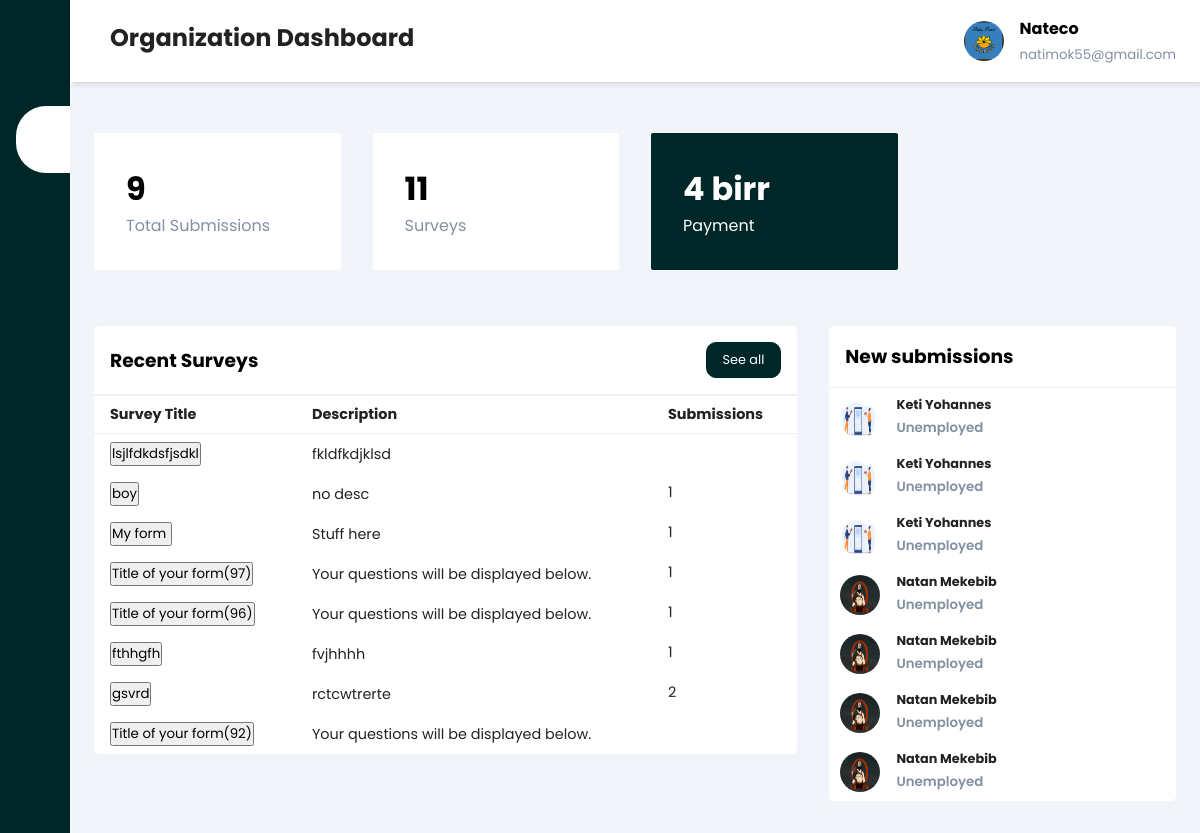
/Resources/html/orgdash.php (signed in), run on the app's committed database.
### tables this page shows
CREATE TABLE `orgs` (
  `o_name` varchar(256) NOT NULL,
  `o_id` int(11) NOT NULL,
  `o_email` varchar(256) NOT NULL,
  `o_password` varchar(256) NOT NULL,
  `o_surveys` int(11) UNSIGNED DEFAULT NULL,
  `o_payment` int(11) UNSIGNED DEFAULT NULL,
  `review_number` int(11) UNSIGNED DEFAULT NULL,
  `o_profilephoto` varchar(256) DEFAULT NULL
);

CREATE TABLE `survey` (
  `s_name` varchar(256) NOT NULL,
  `s_description` mediumtext NOT NULL,
  `s_id` int(11) NOT NULL,
  `s_occupation` varchar(256) NOT NULL,
  `s_age` int(3) UNSIGNED NOT NULL,
  `s_gender` varchar(1) NOT NULL,
  `s_content` longtext NOT NULL,
  `s_questions` mediumtext DEFAULT NULL,
  `filled_surveys` int(11) UNSIGNED DEFAULT NULL
);

CREATE TABLE `taken_surveys` (
  `s_id` int(11) NOT NULL,
  `u_id` int(11) NOT NULL,
  `u_input` mediumtext NOT NULL,
  `s_state` int(11) NOT NULL
);

CREATE TABLE `user` (
  `u_firstname` varchar(256) NOT NULL,
  `u_lastname` varchar(256) NOT NULL,
  `u_id` int(11) NOT NULL,
  `u_age` int(3) UNSIGNED DEFAULT NULL,
  `u_gender` varchar(1) NOT NULL,
  `u_occupation` varchar(256) NOT NULL,
  `u_email` varchar(256) NOT NULL,
  `u_password` varchar(256) NOT NULL,
  `u_profit` int(11) UNSIGNED DEFAULT NULL,
  `taken_survey` int(11) UNSIGNED DEFAULT NULL,
  `u_profilephoto` varchar(256) DEFAULT NULL
);

### Resources/html/orgdash.php (the view, shortened to what this page needs)
<?php
include '../php/db.inc.php';
$email = $_SESSION['email'];
$sql = "SELECT * FROM orgs WHERE o_email='$email';";
$result = mysqli_query($conn, $sql);
$resultcheck = mysqli_fetch_row($result);
$revqur = "SELECT SUM(filled_surveys) FROM survey WHERE s_id IN (SELECT s_id FROM survey_owner WHERE o_id='$resultcheck[1]');";
$revresult = mysqli_query($conn, $revqur);
$count = mysqli_fetch_row($revresult);
$revsavequr = "UPDATE orgs SET review_number='$count[0]' WHERE o_email='$email'";
mysqli_query($conn, $revsavequr);
?>
<!DOCTYPE html>
<html lang="en">
<head>
    <link rel="stylesheet" href="../css/orgdash.css">
    <link rel="stylesheet" href="https://maxst.icons8.com/vue-static/landings/line-awesome/line-awesome/1.3.0/css/line-awesome.min.css">
</head>
<body>
    <div class="sidebar">
        <div class="sidebar-brand">
            <h2>
            </h2>
        </div>
        <div class="sidebar-menu">
            <ul>
                <li>
                    <a href="" class="active"><span class="las la-igloo"></span><span>Dashboard</span></a>
                </li>
                <li>
                    <a href="showsurveys.php"><span class="las la-clipboard-list"></span><span>Surveys</span></a>
                </li>
                <li>
                    <a href="form.php"><span class="las la-shopping-bag"></span><span>Create +</span></a>
                </li>
                <li>
                    <a href="orgprofile-update.php"><span class="las la-user-circle"></span><span>Profile</span></a>
                </li>
                <li>
                    <a href="../../Resources/php/logout.php"><span class="las la-clipboard-list"></span><span>Log Out</span></a>
                </li>
            </ul>
        </div>
    </div>
    <div class="main-content">
        <header>
            <h2>
                <label for="nav-toggle">
                    <span class="las la-bars"></span>
                </label>
                Organization Dashboard
            </h2>
            <div class="user-wrapper">
                <?php
                if ($resultcheck[7] == '') {
                    echo '<img src="../images/userimg.png" width="40px" height="40px" alt="">';
                } else {
                    echo '<img src="uploaded-img/' . $resultcheck[7] . '" width="40px" height="40px" alt="">';
                }
                ?>
                <div>
                    <h4>
                        <?php
                        echo "$resultcheck[0] ";
                        ?>
                    </h4>
                    <small>
                        <?php
                        echo "$resultcheck[2] ";
                        ?>
                    </small>
                </div>
            </div>
        </header>
        <main>
            <div class="cards">
                <div class="card-single">
                    <div>
                        <h1>
                            <?php
                            echo "$resultcheck[6] ";
                            ?>
                        </h1>
                        <span>Total Submissions</span>
                    </div>
                </div>
                <div class="card-single">
                    <div>
                        <h1>
                            <?php
                            echo "$resultcheck[4] ";
                            ?>
                        </h1>
                        <span>Surveys</span>
                    </div>
                </div>
                <div class="card-single">
                    <div>
                        <h1>
                            <?php
                            echo "$resultcheck[5] birr";
                            ?>
                        </h1>
                        <span>Payment</span>
                    </div>
                </div>
            </div>
            <div class="recent-grid">
                <div class="projects">
                    <div class="card">
                        <div class="card-header">
                            <h3>Recent Surveys</h3>
                            <form action="showsurveys.php">
                                <button>
                                    See all <span class="las la-arrow-right"></span>
                                </button>
                            </form>
                        </div>
                        <div class="card-body">
                            <div class="table-responsive">
                                <table width="100%">
                                    <thead>
                                        <tr>
                                            <td>Survey Title</td>
                                            <td>Description</td>
                                            <td>Submissions</td>
                                        </tr>
                                    </thead>
                                    <tbody>
                                        <?php
                                        $querysurvey = "SELECT * FROM survey WHERE s_id IN (SELECT s_id FROM survey_owner WHERE o_id='$resultcheck[1]') ORDER BY s_id DESC LIMIT 8;";
                                        $queryresult = mysqli_query($conn, $querysurvey);
                                        $queryresultcheck = mysqli_num_rows($queryresult);
                                        if ($queryresultcheck > 0) {
                                            while ($row = mysqli_fetch_assoc($queryresult)) {
                                                echo "<tr><form action='showusers.php' method='POST'>
                                                <input type='hidden' value='" . $row['s_id'] . "' name='survey'>
                                            <td> <input type='submit' name='submit' value='" . $row['s_name'] . "'></td>
                                            <td>" . $row['s_description'] . "</td>
                                            <td>" . $row['filled_surveys'] . "</td>
                                        </form></tr>
                                        <tr>
                                        <td style='display:none;'>ldsfkjflj</td>
                                        <td style='display:none;'>ldsfkjflj</td><td style='display:none;'>ldsfkjflj</td>
                                        </tr>";
                                            }
                                        }
                                        ?>
                                    </tbody>
                                </table>
                            </div>
                        </div>
                    </div>
                </div>
                <div class="customers">
                    <div class="card">
                        <div class="card-header">
                            <h3>New submissions</h3>
                        </div>
                        <div class="card-body">
                            <?php
                            $subquery = "SELECT u.u_id userid,u.u_firstname,u.u_lastname,u.u_occupation, u.u_profilephoto, ts.s_id surveyid
                            FROM taken_surveys ts
                            INNER JOIN user u
                            ON u.u_id = ts.u_id WHERE ts.s_id
                                IN (SELECT tt.s_id FROM taken_surveys tt WHERE tt.s_id IN (SELECT so.s_id FROM survey_owner so
                                    WHERE so.o_id='" . $resultcheck[1] . "'))
                                    ORDER BY u.u_id LIMIT 7;
                                ";
                            $subqueryresult = mysqli_query($conn, $subquery);
                            $subqueryresultcheck = mysqli_num_rows($subqueryresult);
                            if ($subqueryresultcheck > 0) {
                                while ($srow = mysqli_fetch_assoc($subqueryresult)) {
                                    echo '<div class="customer">
                                <div class="info">';
                                    if ($srow['u_profilephoto'] == '') {
                                        echo '<img src="../images/userimg.png" width="40px" height="40px" alt="">';
                                    } else {
                                        echo '<img src="uploaded-img/' . $srow['u_profilephoto'] . '" width="40px" height="40px" alt="">';
                                    }
                                    echo '<div>
                                        <h4>' . $srow["u_firstname"] . " " . $srow["u_lastname"] . '</h4>
                                        <small>' . $srow["u_occupation"] . '</small>
                                    </div>
                                </div>
                            </div>';
                                }
                            }
                            ?>
                        </div>
                    </div>
                </div>
            </div>
        </main>
    </div>
</body>
</html>

### Resources/css/orgdash.css (style rules this page uses)
:root { --main-color: #002728; --color-dark: #1d2231; --text-grey: #8390A2; }
* { padding: 0; margin: 0; box-sizing: border-box; list-style-type: none; text-decoration: none; font-family: 'Poppins', sans-serif; }
.sidebar { width: 345px; position: fixed; left: 0; top: 0; height: 100%; background-color: var(--main-color); z-index: 100; transition: width 300ms; }
.sidebar-brand { height: 90px; padding: 1rem 0rem 1rem 2rem; color: #fff; }
.sidebar-menu { margin-top: 1rem; }
.sidebar-menu li { width: 100%; margin-bottom: 1.7rem; padding-left: 1rem; }
.sidebar-menu a { padding-left: 1rem; display: block; color: #fff; font-size: 1.1rem; }
.sidebar-menu a.active { background: #fff; padding-top: 1rem; padding-bottom: 1rem; color: var(--main-color); border-radius: 30px 0px 0px 30px; }
.sidebar-menu a span:first-child { font-size: 1.5rem; padding-right: 1rem; }
.main-content { transition: margin-left 300ms; margin-left: 345px; }
header { background-color: #fff; display: flex; justify-content: space-between; padding: 1rem 1.5rem; box-shadow: 2px 2px 5px rgba(0, 0, 0, 0.2); position: fixed; left: 345px; width: calc(100% - 345px); top: 0; z-index: 100; transition: left 300ms; }
header h2 { color: #222; }
header label span { font-size: 1.7rem; padding-right: 1rem; }
.user-wrapper { display: flex; align-items: center; }
.user-wrapper img { border-radius: 50%; margin-right: 1rem; }
.user-wrapper small { display: inline-block; color: var(--text-grey); }
main { margin-top: 85px; padding: 2rem 1.5rem; background: #f1f5f9; min-height: calc(100vh - 90px); }
.cards { display: grid; grid-template-columns: repeat(4, 1fr); grid-gap: 2rem; margin-top: 1rem; }
.card-single { display: flex; justify-content: space-between; background-color: #fff; padding: 2rem; border-radius: 2px; }
.card-single div:first-child span { color: var(--text-grey); }
.card-single:last-child { background-color: var(--main-color); }
.card-single:last-child h1, .card-single:last-child div:first-child span, .card-single:last-child div:last-child span { color: #fff; }
.recent-grid { margin-top: 3.5rem; display: grid; grid-gap: 2rem; grid-template-columns: 65% auto; }
.card { background-color: #fff; border-radius: 5px; }
.card-header { padding: 1rem; }
.card-header { display: flex; justify-content: space-between; align-items: center; border-bottom: 1px solid #f0f0f0; }
.card-header button { background-color: var(--main-color); border-radius: 10px; color: #fff; font-size: .8rem; padding: .5rem 1rem; border: 1px solid var(--main-color); }
table { border-collapse: collapse; }
thead tr { border-top: 1px solid #f0f0f0; border-bottom: 1px solid #f0f0f0; padding: .5rem 0rem; }
thead td { font-weight: 700; }
td { padding: .5rem 1rem; font-size: .9rem; color: #222; }
tr td:last-child { display: flex; align-items: center; }
.table-responsive { width: 100%; overflow-x: auto; }
.customer { display: flex; justify-content: space-between; align-items: center; padding: .5rem .7rem; }
.info { display: flex; align-items: center; }
.info img { border-radius: 50%; margin-right: 1rem; }
.info h4 { font-size: .8rem; font-weight: 700; color: #222; }
.info small { font-weight: 600; color: var(--text-grey); }
@media only screen and (max-width: 1200px) { .sidebar { width: 70px; } }
@media only screen and (max-width: 1200px) { .sidebar .sidebar-brand, .sidebar li { padding-left: 1rem; text-align: center; } }
@media only screen and (max-width: 1200px) { .sidebar li a { padding-left: 0rem; } }
@media only screen and (max-width: 1200px) { .main-content { margin-left: 70px; } }
@media only screen and (max-width: 1200px) { .main-content header { width: calc(100% - 70px); left: 70px; } }

### data on the page
orgs: o_profilephoto (picture), o_name "Nateco", o_email "natimok55@gmail.com", review_number "9", o_surveys "11", o_payment "4"
survey: submit "lsjlfdkdsfjsdkl", s_description "fkldfkdjklsd"
survey: submit "boy", s_description "no desc", filled_surveys "1"
survey: submit "My form", s_description "Stuff here", filled_surveys "1"
survey: submit "Title of your form(97)", s_description "Your questions will be displayed below.", filled_surveys "1"
survey: submit "Title of your form(96)", s_description "Your questions will be displayed below.", filled_surveys "1"
survey: submit "fthhgfh", s_description "fvjhhhh", filled_surveys "1"
survey: submit "gsvrd", s_description "rctcwtrerte", filled_surveys "2"
survey: submit "Title of your form(92)", s_description "Your questions will be displayed below."
taken_surveys: u.u_profilephoto (picture), u.u_firstname "Keti", u.u_lastname "Yohannes", u.u_occupation "Unemployed"
taken_surveys: u.u_profilephoto (picture), u.u_firstname "Keti", u.u_lastname "Yohannes", u.u_occupation "Unemployed"
taken_surveys: u.u_profilephoto (picture), u.u_firstname "Keti", u.u_lastname "Yohannes", u.u_occupation "Unemployed"
taken_surveys: u.u_profilephoto (picture), u.u_firstname "Natan", u.u_lastname "Mekebib", u.u_occupation "Unemployed"
taken_surveys: u.u_profilephoto (picture), u.u_firstname "Natan", u.u_lastname "Mekebib", u.u_occupation "Unemployed"
taken_surveys: u.u_profilephoto (picture), u.u_firstname "Natan", u.u_lastname "Mekebib", u.u_occupation "Unemployed"
taken_surveys: u.u_profilephoto (picture), u.u_firstname "Natan", u.u_lastname "Mekebib", u.u_occupation "Unemployed"
